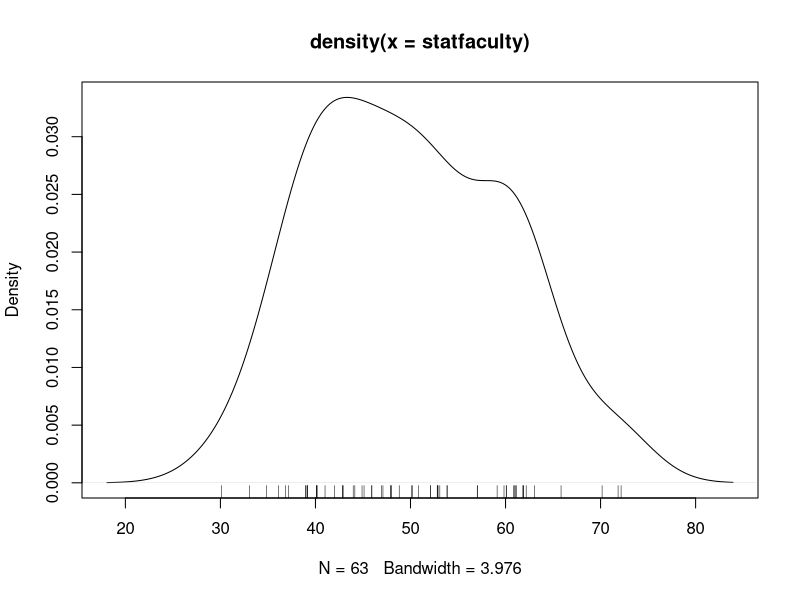

This figure's R source:
library(diptest)


### Name: statfaculty
### Title: Faculty Quality in Statistics Departments
### Aliases: statfaculty
### Keywords: datasets

### ** Examples

data(statfaculty)
plot(dH <- density(statfaculty))
rug(jitter(statfaculty))

data(exHartigan)
stopifnot(identical(exHartigan,statfaculty))
